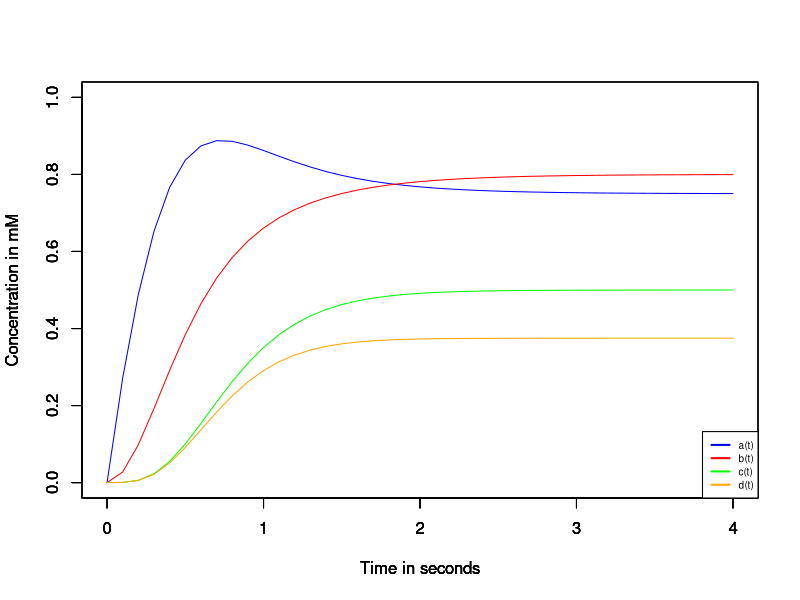

The R script that drew this image:
## Equations for a hypothetical open network

# d[A]/dt = k1 - k2*[A] - k3 * [A] * [B]
# d[B]/dt = k2*[A] - k3 * [A] * [B]
# d[C]/dt = k3 * [A] * [B] - k4 * [C]
# d[D]/dt = k3 * [A] * [B] - k5 * [D]

library(deSolve)

# Define network with time, initial values, parameters

open_net = function(t, init, para){
  k1 <- para[1]
  k2 <- para[2]
  k3 <- para[3]
  k4 <- para[4]
  k5 <- para[5]
  A <- init[1]
  B <- init[2]
  C <- init[3]
  D <- init[4]
  dA <- k1 - (k2 * A) - (k3 * A * B) # dA here refers to d[A]/dt
  dB <- (k2 * A) - (k3 * A * B) # dB here refers to d[B]/dt
  dC <- (k3 * A * B) - (k4 * C) # dC here refers to d[C]/dt
  dD <- (k3 * A * B) - (k5 * D) # dD here refers to d[D]/dt
  list(c(dA, dB, dC, dD)) # function automatically returns dM, dB, dL as a list
}

# Give initial values
init <- c(0, 0, 0, 0) # mM
# Change initial values and plot the graphs

# Give parameter values - k1, k2, k3, k4, k5 - rates of reactions
para <- c(3, 2, 2.5, 3, 4)

# Time range for solution
t <- seq(0, 4, 0.1)

## Part a
# Calling ODE function
out <- ode(y = init, times = t, func = open_net, parms = para)

# Plotting solutions

plot(out[,1], out[,2], type = "l", xlab = "Time in seconds", ylab = "Concentration in mM", ylim = c(0,1), col = "blue")
par(new = TRUE)
plot(out[,1], out[,3], type = "l", xlab = "Time in seconds", ylab = "Concentration in mM", ylim = c(0,1), col = "red")
par(new = TRUE)
plot(out[,1], out[,4], type = "l", xlab = "Time in seconds", ylab = "Concentration in mM", ylim = c(0,1), col = "green")
par(new = TRUE)
plot(out[,1], out[,5], type = "l", xlab = "Time in seconds", ylab = "Concentration in mM", ylim = c(0,1), col = "orange", bty = 'L')
par(xpd = T, mar = par()$mar + c(2,2,0,-2))
legend("bottomright", c("a(t)", "b(t)", "c(t)", "d(t)"), col = c("blue", "red", "green", "orange"), cex = 0.6, lwd = 2, lty = 1)
par(mar=c(5, 4, 4, 2) + 0.1)

#Print summary
print(out)
